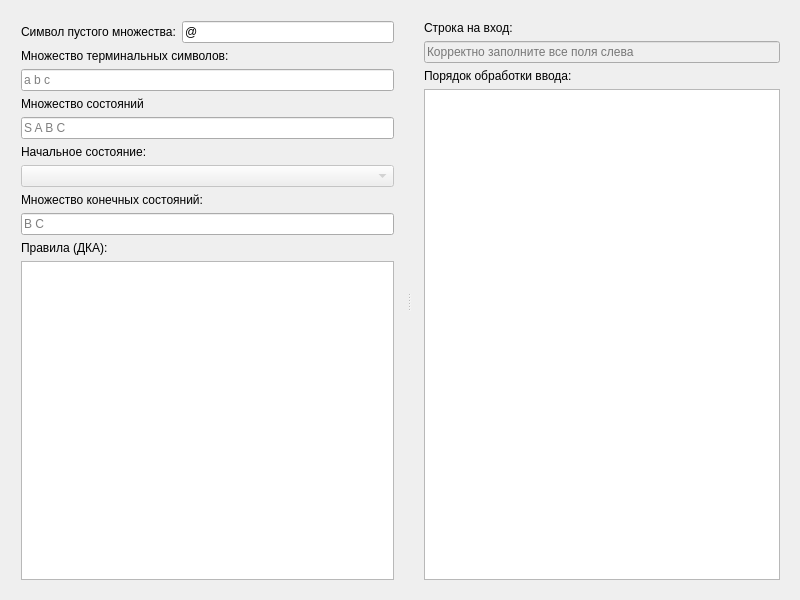
<?xml version="1.0" encoding="UTF-8"?>
<ui version="4.0">
 <class>Widget</class>
 <widget class="QWidget" name="Widget">
  <property name="geometry">
   <rect>
    <x>0</x>
    <y>0</y>
    <width>800</width>
    <height>600</height>
   </rect>
  </property>
  <property name="sizePolicy">
   <sizepolicy hsizetype="Fixed" vsizetype="Fixed">
    <horstretch>0</horstretch>
    <verstretch>0</verstretch>
   </sizepolicy>
  </property>
  <property name="minimumSize">
   <size>
    <width>800</width>
    <height>600</height>
   </size>
  </property>
  <property name="maximumSize">
   <size>
    <width>800</width>
    <height>600</height>
   </size>
  </property>
  <property name="windowTitle">
   <string>Лабораторная 2 по ТЯП</string>
  </property>
  <widget class="QSplitter" name="splitter">
   <property name="geometry">
    <rect>
     <x>10</x>
     <y>10</y>
     <width>781</width>
     <height>581</height>
    </rect>
   </property>
   <property name="orientation">
    <enum>Qt::Horizontal</enum>
   </property>
   <property name="handleWidth">
    <number>8</number>
   </property>
   <widget class="QWidget" name="layoutWidget">
    <layout class="QVBoxLayout" name="verticalLayout">
     <item>
      <layout class="QHBoxLayout" name="horizontalLayout">
       <item>
        <widget class="QLabel" name="label_5">
         <property name="text">
          <string>Символ пустого множества:</string>
         </property>
        </widget>
       </item>
       <item>
        <widget class="QLineEdit" name="leEmpty">
         <property name="text">
          <string>@</string>
         </property>
         <property name="maxLength">
          <number>1</number>
         </property>
         <property name="placeholderText">
          <string/>
         </property>
        </widget>
       </item>
      </layout>
     </item>
     <item>
      <widget class="QLabel" name="lTerm">
       <property name="text">
        <string>Множество терминальных символов:</string>
       </property>
      </widget>
     </item>
     <item>
      <widget class="QLineEdit" name="leTerm">
       <property name="text">
        <string/>
       </property>
       <property name="placeholderText">
        <string>a b c</string>
       </property>
      </widget>
     </item>
     <item>
      <widget class="QLabel" name="lNonTerm">
       <property name="text">
        <string>Множество состояний</string>
       </property>
      </widget>
     </item>
     <item>
      <widget class="QLineEdit" name="leStates">
       <property name="text">
        <string/>
       </property>
       <property name="placeholderText">
        <string>S A B C</string>
       </property>
      </widget>
     </item>
     <item>
      <widget class="QLabel" name="label_2">
       <property name="text">
        <string>Начальное состояние:</string>
       </property>
      </widget>
     </item>
     <item>
      <widget class="QComboBox" name="cbStart">
       <property name="enabled">
        <bool>false</bool>
       </property>
      </widget>
     </item>
     <item>
      <widget class="QLabel" name="label_3">
       <property name="text">
        <string>Множество конечных состояний:</string>
       </property>
      </widget>
     </item>
     <item>
      <widget class="QLineEdit" name="leFinish">
       <property name="text">
        <string/>
       </property>
       <property name="placeholderText">
        <string>B C</string>
       </property>
      </widget>
     </item>
     <item>
      <widget class="QLabel" name="label">
       <property name="text">
        <string>Правила (ДКА):</string>
       </property>
      </widget>
     </item>
     <item>
      <widget class="QTableWidget" name="tableWidget">
       <property name="alternatingRowColors">
        <bool>true</bool>
       </property>
       <property name="selectionMode">
        <enum>QAbstractItemView::SingleSelection</enum>
       </property>
       <property name="rowCount">
        <number>0</number>
       </property>
       <property name="columnCount">
        <number>0</number>
       </property>
       <attribute name="horizontalHeaderDefaultSectionSize">
        <number>20</number>
       </attribute>
       <attribute name="horizontalHeaderMinimumSectionSize">
        <number>20</number>
       </attribute>
       <attribute name="horizontalHeaderStretchLastSection">
        <bool>false</bool>
       </attribute>
       <attribute name="verticalHeaderDefaultSectionSize">
        <number>20</number>
       </attribute>
       <attribute name="verticalHeaderMinimumSectionSize">
        <number>20</number>
       </attribute>
       <attribute name="verticalHeaderStretchLastSection">
        <bool>false</bool>
       </attribute>
      </widget>
     </item>
    </layout>
   </widget>
   <widget class="QWidget" name="layoutWidget">
    <layout class="QVBoxLayout" name="verticalLayout_2">
     <item>
      <widget class="QLabel" name="lInput">
       <property name="text">
        <string>Строка на вход:</string>
       </property>
      </widget>
     </item>
     <item>
      <widget class="QLineEdit" name="leInput">
       <property name="enabled">
        <bool>false</bool>
       </property>
       <property name="text">
        <string/>
       </property>
       <property name="placeholderText">
        <string>Корректно заполните все поля слева</string>
       </property>
      </widget>
     </item>
     <item>
      <widget class="QLabel" name="lOutput">
       <property name="text">
        <string>Порядок обработки ввода:</string>
       </property>
      </widget>
     </item>
     <item>
      <widget class="QListWidget" name="listWidget">
       <property name="sizePolicy">
        <sizepolicy hsizetype="Expanding" vsizetype="Expanding">
         <horstretch>0</horstretch>
         <verstretch>0</verstretch>
        </sizepolicy>
       </property>
       <property name="minimumSize">
        <size>
         <width>0</width>
         <height>0</height>
        </size>
       </property>
      </widget>
     </item>
    </layout>
   </widget>
  </widget>
 </widget>
 <layoutdefault spacing="6" margin="11"/>
 <resources/>
 <connections/>
</ui>
